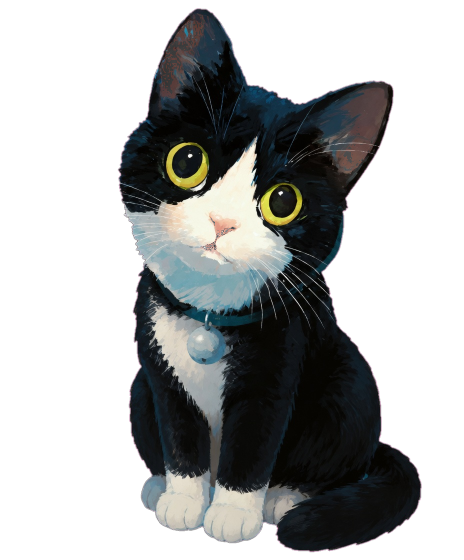
#> input picture assets/pets/cow-cat/_master/base_sit_source.png, 928 x 1120 px, given in place of icon_source.png, which was not available (shown at 1/2 size)
$ python make_icon.py
#> lines starting #> are read from the running program, lines starting #| are printed output that depends on the picture; pictures that were not available may be replaced by others from this repository, and a replacement may not be noted
"""Build multi-size ICO + wizard BMP from the tray PNG."""

from __future__ import annotations

from pathlib import Path

from PIL import Image

ROOT = Path(__file__).resolve().parents[2]
# High-res head with alpha. 64px tray/icon.png is too small for Setup.exe.
SRC = ROOT / "assets" / "tray" / "icon_source.png"
OUT_ICO = Path(__file__).resolve().parent / "pawdesk.ico"
OUT_BMP = Path(__file__).resolve().parent / "wizard-small.bmp"
SIZES = (16, 24, 32, 48, 64, 128, 256)


def square_crop(im: Image.Image) -> Image.Image:
    w, h = im.size
#> w = 928; h = 1120
    side = min(w, h)
#> side = 928
    left = (w - side) // 2
#> left = 0
    top = (h - side) // 2
#> top = 96
    return im.crop((left, top, left + side, top + side))
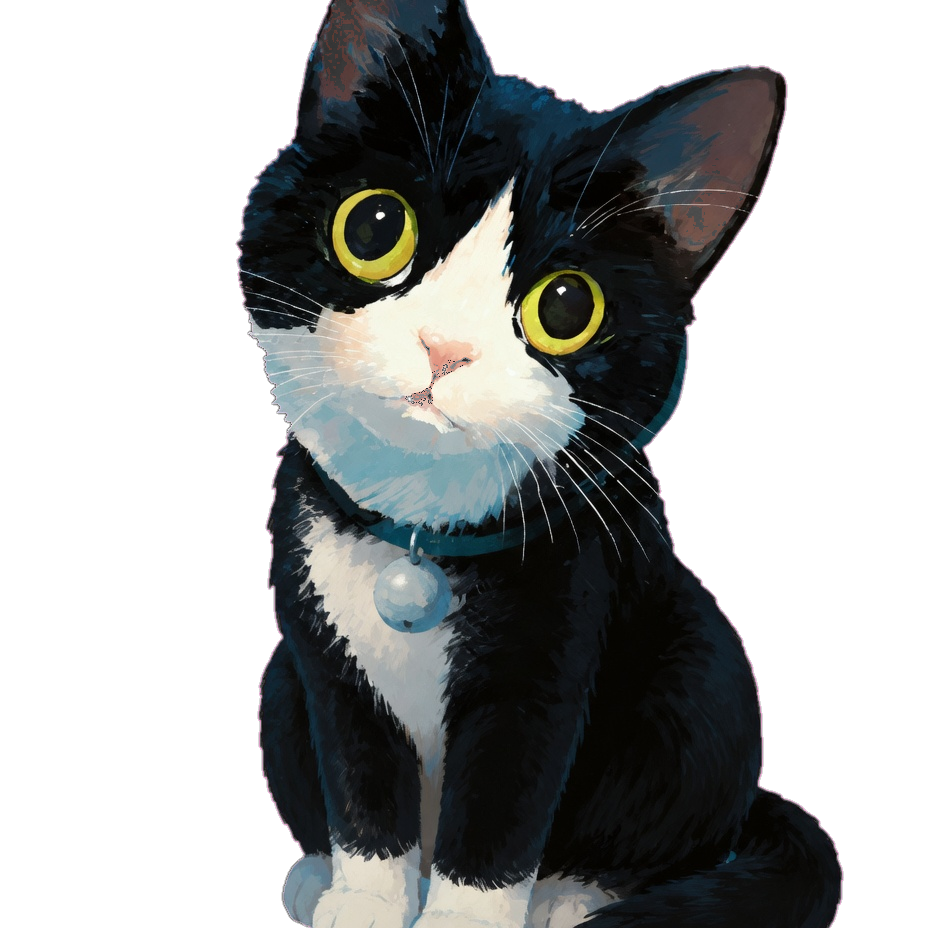
#> returned value: PIL image 928x928 RGBA; mean R, G, B, A 29.8, 31.3, 30.9, 120.5; transparent parts drawn white


def main() -> None:
    src = square_crop(Image.open(SRC).convert("RGBA"))
    # Pillow ICO writer: pass one large image + sizes; it resamples each entry.
    src.save(OUT_ICO, format="ICO", sizes=[(s, s) for s in SIZES])
    # Inno Setup WizardSmallImageFile: 64x64 24-bit BMP.
    small = src.resize((64, 64), Image.Resampling.LANCZOS).convert("RGB")
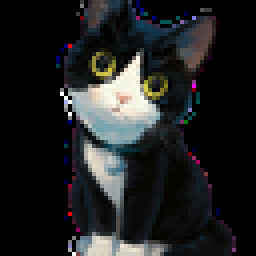
#> small: PIL image 64x64 RGB (shown 4 times larger); mean R, G, B 32.1, 33.3, 33.7
    small.save(OUT_BMP, format="BMP")
#> (the run stopped early here; a loop or call above may not have finished)

$ run again, on assets/pets/cow-cat/look_pitch/_source/0.png
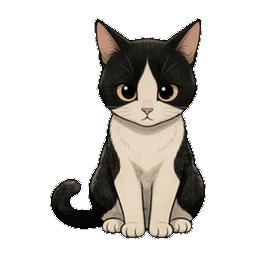
#> input picture assets/pets/cow-cat/look_pitch/_source/0.png, 256 x 256 px, given in place of icon_source.png, which was not available
#> w = 256
#> left = 0
#> in square_crop, returned value is the input picture: PIL image 256x256 RGBA; mean R, G, B, A 37.6, 34.2, 30.2, 81.6
#> in main, `small = src.resize((64, 64), Image.Resampling.LANCZOS).convert("RGB")`:
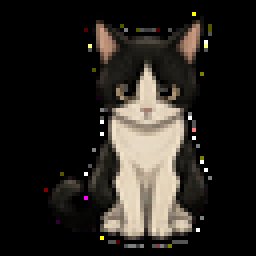
#> small: PIL image 64x64 RGB (shown 4 times larger); mean R, G, B 40.1, 36.6, 32
